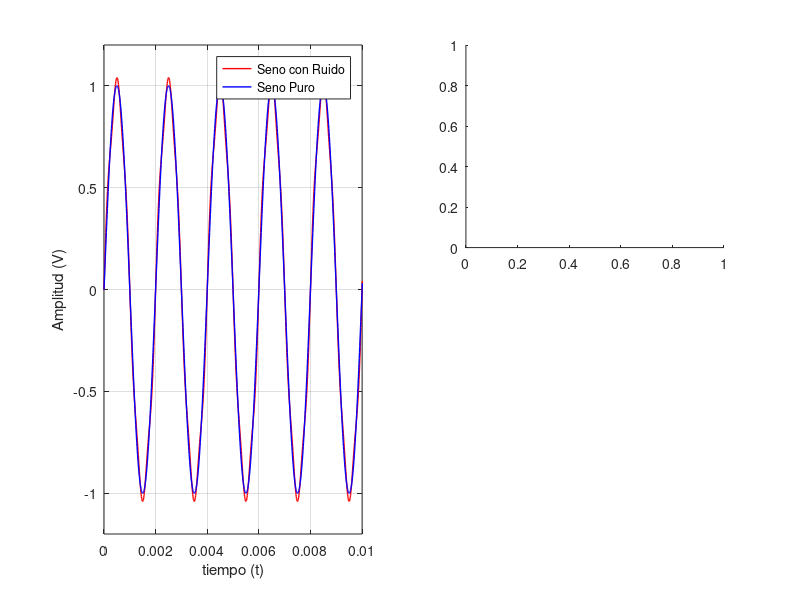

Write MATLAB code to recreate this figure. (Note: this script raises an error after producing the figure.)
clear 
close all

Ts=10e-6;
t=0:Ts:10;
f0=500;
cant_osc_graf=5;
%% **************************SENO***********************************%
wt=f0*2*pi;

seno=sin(wt*t);
seno_ruido=seno+0.01*sin(2*wt*t)+0.01*sin(3*wt*t)+0.01*sin(4*wt*t)+0.05*sin(5*wt*t);
N=size(t,2);
fft_seno=fft(seno);
fft_seno=fft_seno(1:floor(size(t,2)/2));
fft_seno_ruido=fft(seno_ruido);
fft_seno_ruido=fft_seno_ruido(1:floor(size(t,2)/2));

L=size(fft_seno,2);
fft_freq=(0:L-1)/(Ts*L*2);
figure

subplot(2,2,[1,3])
plot(t,seno_ruido,'r','LineWidth',1);
hold on
plot(t,seno,'b','LineWidth',1);
axis([0 cant_osc_graf/f0 -1.2 1.2])
xlabel('tiempo (t)');
ylabel('Amplitud (V)');
grid on
legend('Seno con Ruido','Seno Puro');

subplot(2,2,2)
dist_seno=SignalDistortion(abs(fft_seno),fft_freq,'S',30,false);
ylim=max(abs(fft_seno),2)*1.2;
axis([0 f0*30 0 8e5 ])
xlabel('Frecuencia (Hz)');
title(strcat('FFT Seno Puro  ','      F_D=',string(dist_seno*100),'%'));
grid minor;

subplot(2,2,4)
dist_seno=SignalDistortion(abs(fft_seno_ruido),fft_freq,'S',30,false);
ylim=max(abs(fft_seno_ruido),2)*1.2;
axis([0 f0*30 0 8e5 ])
xlabel('Frecuencia (Hz)');
grid minor;
title(strcat('FFT Seno con Ruido ','      F_D=',string(dist_seno*100),'%'));


%% ****************************CUADRADA*******************************

cuad=double(sin(wt*t)>=0)*2-1;
s=tf('s');
tau=50e-6;
lp=(1/tau)/(s+1/tau);
cuad_ruido=lsim(lp,cuad,t);

fft_cuad=fft(cuad);
fft_cuad=fft_cuad(1:floor(size(t,2)/2));
fft_cuad_ruido=fft(cuad_ruido);
fft_cuad_ruido=fft_cuad_ruido(1:floor(size(t,2)/2));

L=size(fft_cuad,2);
fft_freq=(0:L-1)/(Ts*L*2);
figure

subplot(2,2,[1,3])
plot(t,cuad_ruido,'r','LineWidth',1);
hold on
plot(t,cuad,'b','LineWidth',1);
axis([0 cant_osc_graf/f0 -1.2 1.2])
xlabel('tiempo (t)');
ylabel('Amplitud (V)');
grid on
legend('Cuadrada Distorsionada','Cuadrada Pura');

subplot(2,2,2)
dist_cuad=SignalDistortion(abs(fft_cuad),fft_freq,'C',15,false);
axis([0 f0*30 0 8e5 ])
xlabel('Frecuencia (Hz)');
title(strcat('FFT Cuadrada Pura  ','      F_D=',string(dist_cuad*100),'%'));
grid minor;

subplot(2,2,4)
dist_cuad=SignalDistortion(abs(fft_cuad_ruido),fft_freq,'C',15,false);
axis([0 f0*30 0 8e5 ])
xlabel('Frecuencia (Hz)');
grid minor;
title(strcat('FFT Cuadrada Distorsionada ','      F_D=',string(dist_cuad*100),'%'));

%% ****************************Triangular*******************************

triang=sawtooth(wt*t,1/2);
s=tf('s');
tau=100e-6;
lp=(1/tau)/(s+1/tau);
triang_ruido=lsim(lp,triang,t);

fft_triang=fft(triang);
fft_triang=fft_triang(1:floor(size(t,2)/2));
fft_triang_ruido=fft(triang_ruido);
fft_triang_ruido=fft_triang_ruido(1:floor(size(t,2)/2));

L=size(fft_triang,2);
fft_freq=(0:L-1)/(Ts*L*2);
figure

subplot(2,2,[1,3])
plot(t,triang_ruido,'r','LineWidth',1);
hold on
plot(t,triang,'b','LineWidth',1);
axis([0 cant_osc_graf/f0 -1.2 1.2])
xlabel('tiempo (t)');
ylabel('Amplitud (V)');
grid on
legend('Triangular Distorsionada','Triangular Pura');

subplot(2,2,2)
dist_triang=SignalDistortion(abs(fft_triang),fft_freq,'T',15,false);
axis([0 f0*30 0 5e5 ])
xlabel('Frecuencia (Hz)');
title(strcat('FFT triangular Pura  ','      F_D=',string(dist_triang*100),'%'));
grid minor;

subplot(2,2,4)
dist_triang=SignalDistortion(abs(fft_triang_ruido),fft_freq,'T',15,false);
axis([0 f0*30 0 5e5 ])
xlabel('Frecuencia (Hz)');
grid minor;
title(strcat('FFT triangular Distorsionada ','      F_D=',string(dist_triang*100),'%'));

